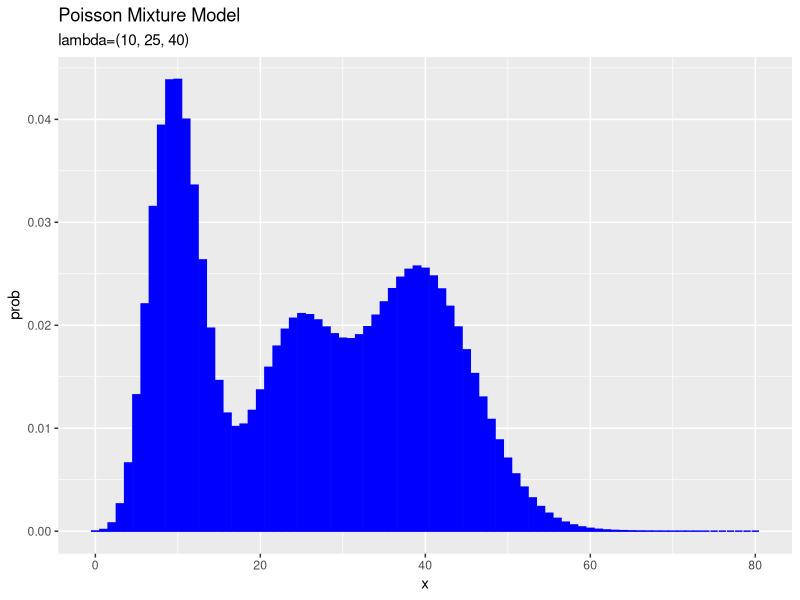
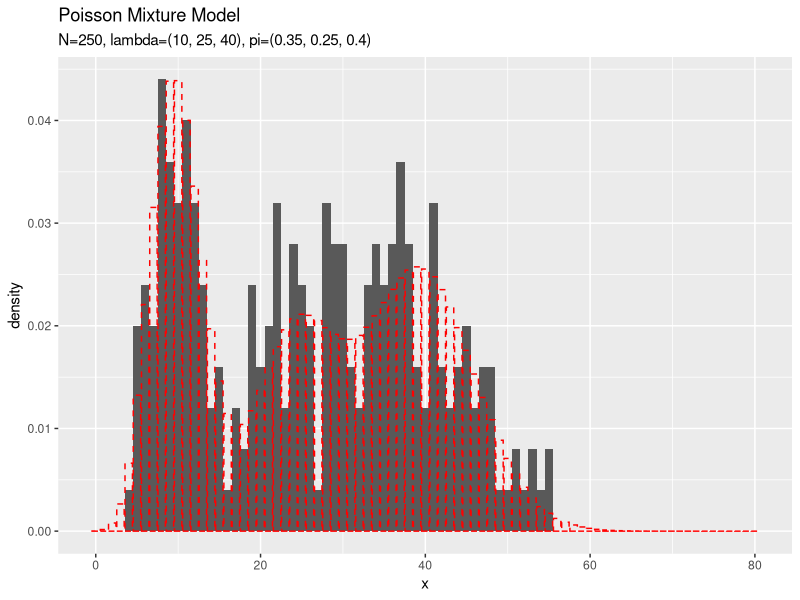
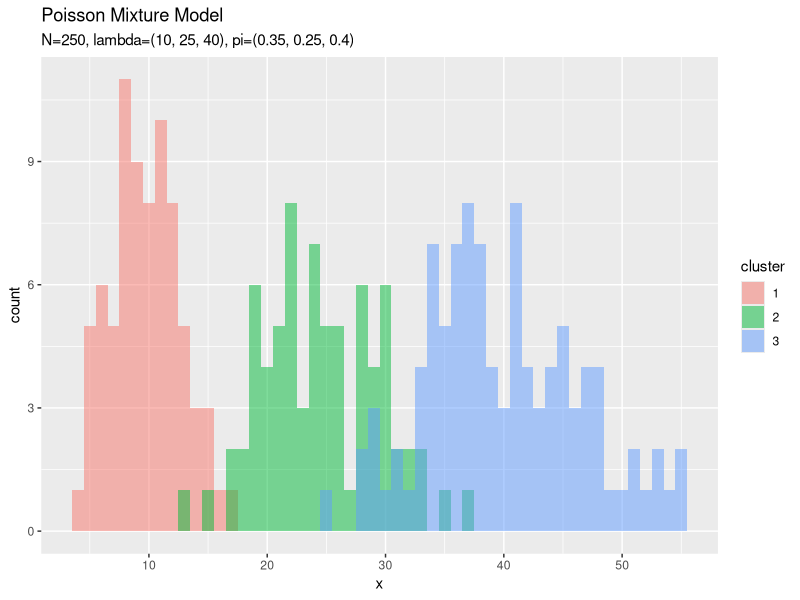
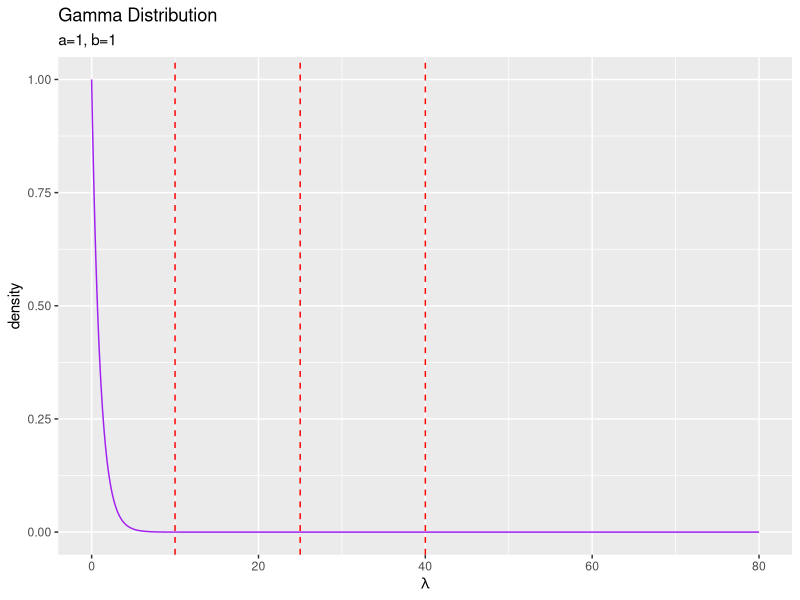
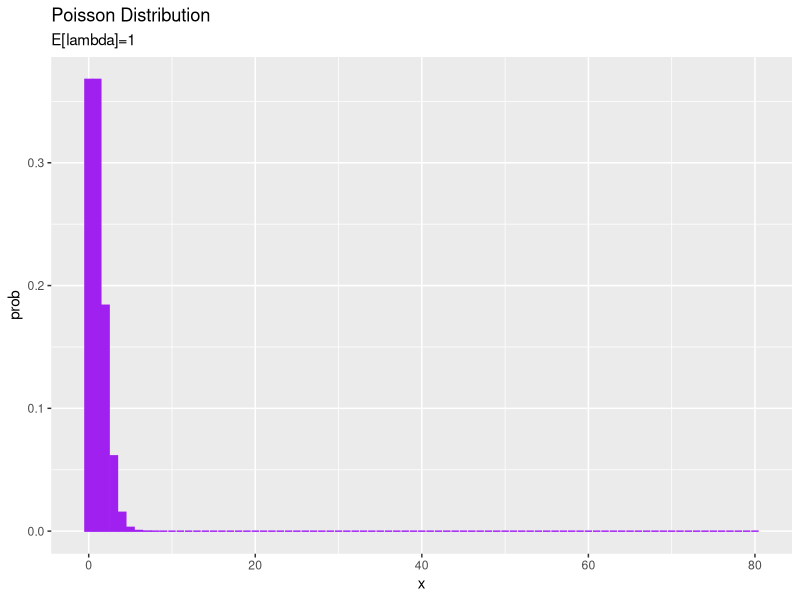
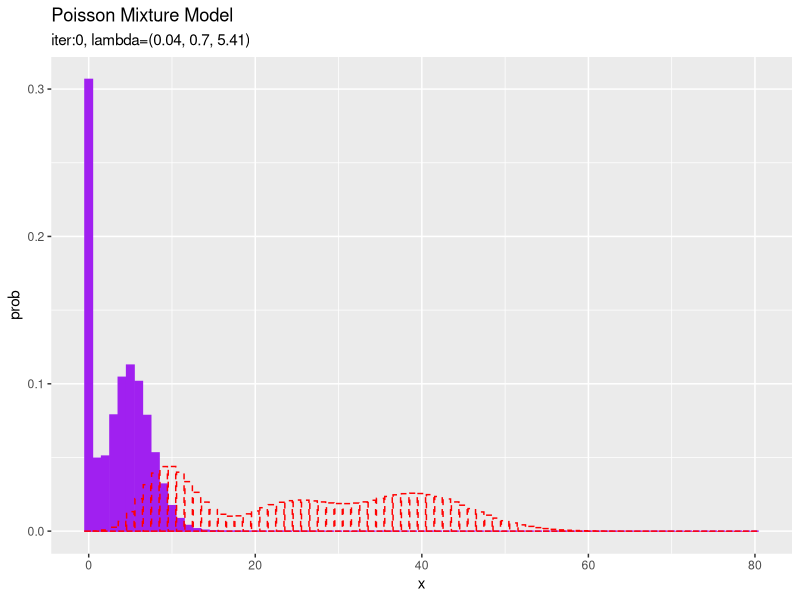
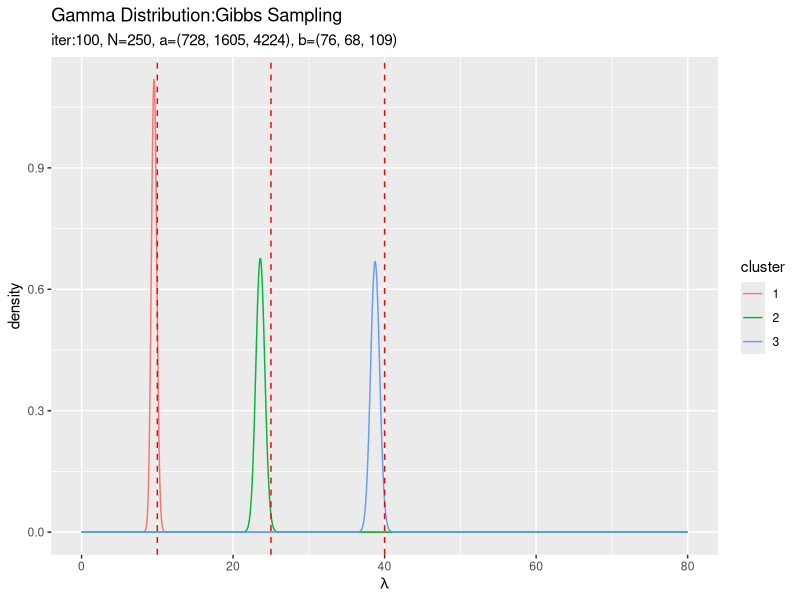
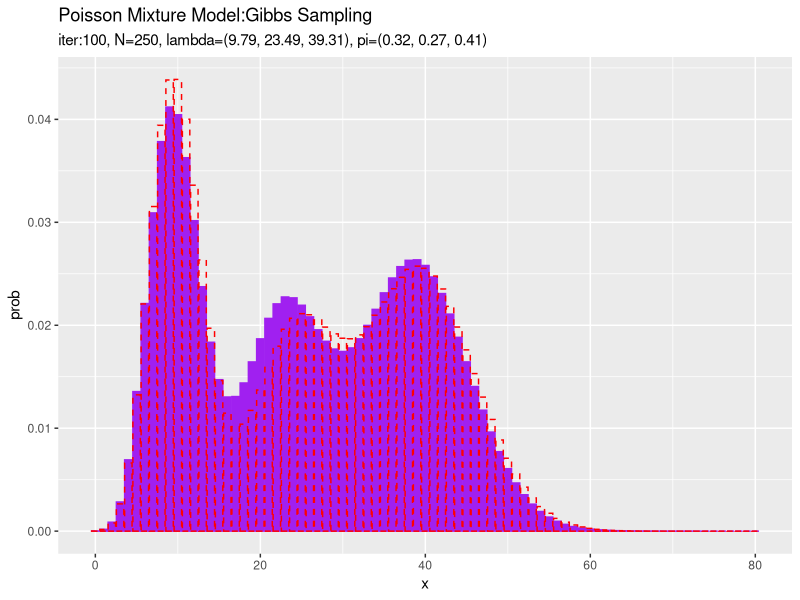

Here is the R script that generated these plots, in order:

# 4.3.2 ポアソン混合モデルにおける推論：ギブスサンプリング --------------------------------------------------

# 4.3.2項で利用するパッケージ
library(tidyverse)


### 観測モデル(ポアソン混合分布)の設定 -----

# K個の真のパラメータを指定
lambda_truth_k <- c(10, 25, 40)

# 真の混合比率を指定
pi_truth_k <- c(0.35, 0.25, 0.4)

# クラスタ数を取得
K <- length(lambda_truth_k)


# 作図用のxの点を作成
x_vec <- seq(0, 2 * max(lambda_truth_k))

# 観測モデルを計算
model_prob <- 0
for(k in 1:K) {
  # クラスタkの分布の確率を計算
  tmp_prob <- dpois(x = x_vec, lambda = lambda_truth_k[k])
  
  # K個の分布の加重平均を計算
  model_prob <- model_prob + pi_truth_k[k] * tmp_prob
}

# 観測モデルをデータフレームに格納
model_df <- tibble(
  x = x_vec, 
  prob = model_prob
)

# 観測モデルを作図
ggplot(model_df, aes(x = x, y = prob)) + 
  geom_bar(stat = "identity", position = "dodge", 
           fill = "blue", color = "blue") + # 真の分布
  labs(title = "Poisson Mixture Model", 
       subtitle = paste0("lambda=(", paste0(lambda_truth_k, collapse = ", "), ")"))


### 観測データの生成 -----

# (観測)データ数を指定
N <- 250

# クラスタを生成
s_truth_nk <- rmultinom(n =  N, size = 1, prob = pi_truth_k) %>% 
  t()

# クラスタ番号を抽出
s_truth_n <- which(t(s_truth_nk) == 1, arr.ind = TRUE) %>% 
  .[, "row"]

# (観測)データを生成
#x_n <- rpois(n = N, lambda = apply(lambda_truth_k^t(s_truth_nk), 2, prod))
x_n <- rpois(n = N, lambda = lambda_truth_k[s_truth_n])

# 観測データを確認
summary(x_n)


# 観測データをデータフレームに格納
x_df <- tibble(
  x_n = x_n, 
  cluster = as.factor(s_truth_n)
)

# 観測データのヒストグラムを作成
ggplot() + 
  geom_histogram(data = x_df, aes(x = x_n, y = ..density..), binwidth = 1) + # 観測データ
  geom_bar(data = model_df, aes(x = x, y = prob), stat = "identity", position = "dodge", 
           alpha = 0, color = "red", linetype = "dashed") + # 真の分布
  labs(title = "Poisson Mixture Model", 
       subtitle = paste0("N=", N, 
                         ", lambda=(", paste0(lambda_truth_k, collapse = ", "), ")", 
                         ", pi=(", paste0(pi_truth_k, collapse = ", "), ")"), 
       x = "x")

# クラスタのヒストグラムを作成
ggplot() + 
  geom_histogram(data = x_df, aes(x = x_n, fill = cluster), binwidth = 1, 
                 position = "identity", alpha = 0.5) + # クラスタ
  labs(title = "Poisson Mixture Model", 
       subtitle = paste0("N=", N, 
                         ", lambda=(", paste0(lambda_truth_k, collapse = ", "), ")", 
                         ", pi=(", paste0(pi_truth_k, collapse = ", "), ")"), 
       x = "x")


### 事前分布(ガンマ分布とディリクレ分布)の設定 -----

# lambdaの事前分布のパラメータを指定
a <- 1
b <- 1

# piの事前分布のパラメータを指定
alpha_k <- rep(2, K)


# 作図用のlambdaの点を作成
lambda_vec <- seq(0, 2 * max(lambda_truth_k), length.out = 1000)

# lambdaの事前分布を計算
prior_df <- tibble(
  lambda = lambda_vec, 
  density = dgamma(x = lambda, shape = a, rate = b)
)

# lambdaの事前分布を作図
ggplot(prior_df, aes(x = lambda, y = density)) + 
  geom_line(color = "purple") + # 事前分布
  geom_vline(xintercept = lambda_truth_k, color = "red", linetype = "dashed") + # 真の値
  labs(title = "Gamma Distribution", 
       subtitle = paste0("a=", b, ", b=", b), 
       x = expression(lambda))


# 事前分布の平均による分布をデータフレームに格納
E_prior_df <- tibble(
  x = x_vec, 
  prob = dpois(x = x_vec, a / b)
)

# 事前分布の平均による分布を作図
ggplot(E_prior_df, aes(x = x, y = prob)) + 
  geom_bar(stat = "identity", position = "dodge", 
           fill = "purple", color = "purple") + # 初期値による分布
  labs(title = "Poisson Distribution", 
       subtitle = paste0("E[lambda]=", round(a / b, 2)))


### 初期値の設定 -----

# lambdaを生成
lambda_k <- rgamma(n = K, shape = a, rate = b)

# piを生成
pi_k <- MCMCpack::rdirichlet(n = 1, alpha = alpha_k) %>% 
  as.vector()


# 初期値による混合分布を計算
init_prob <- 0
for(k in 1:K) {
  # クラスタkの分布の確率を計算
  tmp_prob <- dpois(x = x_vec, lambda_k[k])
  
  # K個の分布の加重平均を計算
  init_prob <- init_prob + tmp_prob * pi_k[k]
}

# 初期値による分布をデータフレームに格納
init_df <- tibble(
  x = x_vec, 
  prob = init_prob
)

# 初期値による分布を作図
ggplot(init_df, aes(x = x, y = prob)) + 
  geom_bar(stat = "identity", position = "dodge", 
           fill = "purple", color = "purple") + # 初期値による分布
  geom_bar(data = model_df, aes(x = x, y = prob), stat = "identity", position = "dodge", 
           alpha = 0, color = "red", linetype = "dashed") + # 真の分布
  labs(title = "Poisson Mixture Model", 
       subtitle = paste0("iter:", 0, 
                         ", lambda=(", paste0(round(lambda_k, 2), collapse = ", "), ")"))


### 推論処理 -----

# 試行回数を指定
MaxIter <- 100


# 変数を初期化
eta_nk <- matrix(0, nrow = N, ncol = K)
s_nk <- matrix(0, nrow = N, ncol = K)

# 推移の確認用の受け皿を作成
trace_s_in <- matrix(0, nrow = MaxIter + 1, ncol = N)
trace_a_ik <- matrix(0, nrow = MaxIter + 1, ncol = K)
trace_b_ik <- matrix(0, nrow = MaxIter + 1, ncol = K)
trace_alpha_ik <- matrix(0, nrow = MaxIter + 1, ncol = K)
trace_lambda_ik <- matrix(0, nrow = MaxIter + 1, ncol = K)
trace_pi_ik <- matrix(0, nrow = MaxIter + 1, ncol = K)

# 初期値を記録
trace_s_in[1, ] <- rep(NA, N)
trace_a_ik[1, ] <- rep(a, K)
trace_b_ik[1, ] <- rep(b, K)
trace_alpha_ik[1, ] <- alpha_k
trace_lambda_ik[1, ] <- lambda_k
trace_pi_ik[1, ] <- pi_k

# ギブスサンプリング
for(i in 1:MaxIter) {
  for(n in 1:N) {
    
    # 潜在変数の事後分布のパラメータを計算:式(4.38)
    tmp_eta_k <- exp(x_n[n] * log(lambda_k) - lambda_k + log(pi_k))
    eta_nk[n, ] <- tmp_eta_k / sum(tmp_eta_k) # 正規化
    
    # クラスタをサンプル:式(4.37)
    s_nk[n, ] <- rmultinom(n =  1, size = 1, prob = eta_nk[n, ]) %>% 
      as.vector()
  }
  
  # lambdaの事後分布のパラメータを計算:式(4.42)
  a_hat_k <- colSums(s_nk * x_n) + a
  b_hat_k <- colSums(s_nk) + b
  
  # lambdaをサンプル:式(4.41)
  lambda_k <- rgamma(n = K, shape = a_hat_k, rate = b_hat_k)
  
  # piの事後分布のパラメータを計算:式(4.45)
  alpha_hat_k <- colSums(s_nk) + alpha_k
  
  # piをサンプル:式(4.44)
  pi_k <- MCMCpack::rdirichlet(n = 1, alpha = alpha_hat_k) %>% 
    as.vector()
  
  # i回目のパラメータを記録
  trace_s_in[i + 1, ] <- which(t(s_nk) == 1, arr.ind = TRUE) %>% 
    .[, "row"]
  trace_a_ik[i + 1, ] <- a_hat_k
  trace_b_ik[i + 1, ] <- b_hat_k
  trace_alpha_ik[i + 1, ] <- alpha_hat_k
  trace_lambda_ik[i + 1, ] <- lambda_k
  trace_pi_ik[i + 1, ] <- pi_k
  
  # 動作確認
  print(paste0(i, ' (', round(i / MaxIter * 100, 1), '%)'))
}


### 推論結果の確認 -----

# lambdaの事後分布をデータフレームに格納
posterior_lambda_df <- tibble()
for(k in 1:K) {
  # クラスタkのlambdaの事後分布を計算
  tmp_posterior_df <- tibble(
    lambda = lambda_vec, 
    density = dgamma(x = lambda, shape = a_hat_k[k], rate = b_hat_k[k]), 
    cluster = as.factor(k)
  )
  
  # 結果を結合
  posterior_lambda_df <- rbind(posterior_lambda_df, tmp_posterior_df)
}

# lambdaの事後分布を作図
ggplot(posterior_lambda_df, aes(x = lambda, y = density, color = cluster)) + 
  geom_line() + # 事後分布
  geom_vline(xintercept = lambda_truth_k, color = "red", linetype = "dashed") + # 真の値
  labs(title = "Gamma Distribution:Gibbs Sampling", 
       subtitle = paste0("iter:", MaxIter, ", N=", N, 
                         ", a=(", paste0(a_hat_k, collapse = ", "), ")", 
                         ", b=(", paste0(b_hat_k, collapse = ", "), ")"), 
       x = expression(lambda))


# 最後のサンプルによる混合分布を計算
res_prob <- 0
for(k in 1:K) {
  # クラスタkの分布の確率を計算
  tmp_prob <- dpois(x = x_vec, lambda = lambda_k[k])
  
  # K個の分布の加重平均を計算
  res_prob <- res_prob + pi_k[k] * tmp_prob
}

# 最後のサンプルによる分布をデータフレームに格納
res_df <- tibble(
  x = x_vec, 
  prob = res_prob
)

# 最後のサンプルによる分布を作図
ggplot() + 
  geom_bar(data = res_df, aes(x = x, y = prob), stat = "identity", position = "dodge", 
           fill = "purple", color = "purple") + # 最後のサンプルによる分布
  geom_bar(data = model_df, aes(x = x, y = prob), stat = "identity", position = "dodge", 
           alpha = 0, color = "red", linetype = "dashed") + # 真の分布
  labs(title = "Poisson Mixture Model:Gibbs Sampling", 
       subtitle = paste0("iter:", MaxIter, ", N=", N, 
                         ", lambda=(", paste0(round(lambda_k, 2), collapse = ", "), ")", 
                         ", pi=(", paste0(round(pi_k, 2), collapse = ", "), ")"))


# 最後のクラスタをデータフレームに格納
s_df <- tibble(
  x_n = x_n, 
  cluster = which(t(s_nk) == 1, arr.ind = TRUE) %>% 
    .[, "row"] %>% 
    as.factor()
)

# 最後のクラスタのヒストグラムを作成
ggplot() + 
  geom_histogram(data = s_df, aes(x = x_n, fill = cluster), binwidth = 1, position = "identity", 
                 alpha = 0.5) + # 最後のクラスタ
  geom_histogram(data = x_df, aes(x = x_n, color = cluster), binwidth = 1, position = "identity",
                 alpha = 0, linetype = "dashed") + # 真のクラスタ
  labs(title = "Poisson Mixture Model:Gibbs Sampling", 
       subtitle = paste0("iter:", MaxIter, ", N=", N, 
                         ", lambda=(", paste0(round(lambda_k, 2), collapse = ", "), ")", 
                         ", pi=(", paste0(round(pi_k, 2), collapse = ", "), ")"), 
       x = "x")


### 超パラメータの推移の確認 -----

# aの推移をデータフレームに格納
trace_a_df <- dplyr::as_tibble(trace_a_ik) %>% # データフレームに変換
  cbind(iteration = 0:MaxIter) %>% # 試行回数の列を追加
  tidyr::pivot_longer(
    cols = -iteration, # 変換しない列
    names_to = "cluster", # 現列名を格納する列名
    names_prefix = "V", # 現列名の頭から取り除く文字列
    names_ptypes = list(cluster = factor()), # 現列名を値とする際の型
    values_to = "value" # 現セルを格納する列名
  ) # 縦持ちに変換

# aの推移を作図
ggplot(trace_a_df, aes(x = iteration, y = value, color = cluster)) + 
  geom_line() + 
  labs(title = "Gibbs Sampling", 
       subtitle = expression(hat(bold(a))))


# bの推移をデータフレームに格納
trace_a_df <- dplyr::as_tibble(trace_b_ik) %>% # データフレームに変換
  cbind(iteration = 0:MaxIter) %>% # 試行回数の列を追加
  tidyr::pivot_longer(
    cols = -iteration, # 変換しない列
    names_to = "cluster", # 現列名を格納する列名
    names_prefix = "V", # 現列名の頭から取り除く文字列
    names_ptypes = list(cluster = factor()), # 現列名を値とする際の型
    values_to = "value" # 現セルを格納する列名
  ) # 縦持ちに変換

# bの推移を作図
ggplot(trace_a_df, aes(x = iteration, y = value, color = cluster)) + 
  geom_line() + 
  labs(title = "Gibbs Sampling", 
       subtitle = expression(hat(bold(b))))


# alphaの推移を作図
trace_alpha_df <- dplyr::as_tibble(trace_alpha_ik) %>% # データフレームに変換
  cbind(iteration = 0:MaxIter) %>% # 試行回数の列を追加
  tidyr::pivot_longer(
    cols = -iteration, # 変換しない列
    names_to = "cluster", # 現列名を格納する列名
    names_prefix = "V", # 現列名の頭から取り除く文字列
    names_ptypes = list(cluster = factor()), # 現列名を値とする際の型
    values_to = "value" # 現セルを格納する列名
  ) # 縦持ちに変換

# alphaの推移を作図
ggplot(trace_alpha_df, aes(x = iteration, y = value, color = cluster)) + 
  geom_line() + 
  labs(title = "Gibbs Sampling", 
       subtitle = expression(hat(alpha)))


### パラメータの推移の確認 -----

# lambdaの推移をデータフレームに格納
trace_lambda_df <- dplyr::as_tibble(trace_lambda_ik) %>% # データフレームに変換
  cbind(iteration = 0:MaxIter) %>% # 試行回数の列を追加
  tidyr::pivot_longer(
    cols = -iteration, # 変換しない列
    names_to = "cluster", # 現列名を格納する列名
    names_prefix = "V", # 現列名の頭から取り除く文字列
    names_ptypes = list(cluster = factor()), # 現列名を値とする際の型
    values_to = "value" # 現セルを格納する列名
  ) # 縦持ちに変換

# lambdaの推移を作図
ggplot(trace_lambda_df, aes(x = iteration, y = value, color = cluster)) + 
  geom_line() + # 推定値
  geom_hline(yintercept = lambda_truth_k, color = "red", linetype = "dashed") + # 真の値
  labs(title = "Gibbs Sampling", 
       subtitle = expression(hat(lambda)))


# piの推移をデータフレームに格納
trace_pi_df <- dplyr::as_tibble(trace_pi_ik) %>% # データフレームに変換
  cbind(iteration = 0:MaxIter) %>% # 試行回数の列を追加
  tidyr::pivot_longer(
    cols = -iteration, # 変換しない列
    names_to = "cluster", # 現列名を格納する列名
    names_prefix = "V", # 現列名の頭から取り除く文字列
    names_ptypes = list(cluster = factor()), # 現列名を値とする際の型
    values_to = "value" # 現セルを格納する列名
  ) # 縦持ちに変換

# piの推移を作図
ggplot(trace_pi_df, aes(x = iteration, y = value, color = cluster)) + 
  geom_line() + # 推定値
  geom_hline(yintercept = pi_truth_k, color = "red", linetype = "dashed") + # 真の値
  labs(title = "Gibbs Sampling", 
       subtitle = expression(hat(pi)))


# ・アニメーションによる確認 ------------------------------------------------------------

# 追加パッケージ
library(gganimate)


### 事後分布の推移の確認 -----

# 作図用のlambdaの点を作成
lambda_vec <- seq(0, 2 * max(lambda_truth_k), length.out = 1000)

# lambdaの事後分布をデータフレームに格納
trace_posterior_lambda_df <- tibble()
for(i in 1:(MaxIter + 1)) {
  for(k in 1:K) {
    # クラスタkの事後分布を計算
    tmp_posterior_df <- tibble(
      lambda = lambda_vec, 
      density = dgamma(x = lambda, shape = trace_a_ik[i, k], rate = trace_b_ik[i, k]), 
      cluster = as.factor(k), 
      label = paste0(
        "iter:", i - 1, ", N=", N, 
        ", a=(", paste0(trace_a_ik[i, ], collapse = ", "), ")", 
        ", b=(", paste0(trace_b_ik[i, ], collapse = ", "), ")"
      ) %>% 
        as.factor()
    )
    
    # 結果を結合
    trace_posterior_lambda_df <- rbind(trace_posterior_lambda_df, tmp_posterior_df)
  }
  
  # 動作確認
  print(paste0((i - 1), ' (', round((i - 1) / MaxIter * 100, 1), '%)'))
}

# lambdaの事後分布を作図
trace_graph <- ggplot() + 
  geom_line(data = trace_posterior_lambda_df, aes(x = lambda, y = density, color = cluster)) + # lambdaの事後分布
  geom_vline(xintercept = lambda_truth_k, color = "red", linetype = "dashed") + # 真の値
  gganimate::transition_manual(label) + # フレーム
  labs(title = "Gamma Distribution:Gibbs Sampling", 
       subtitle = "{current_frame}", 
       x = expression(lambda))

# gif画像を作成
gganimate::animate(trace_graph, nframes = MaxIter + 1, fps = 10)


### サンプルの推移の確認 -----

# 作図用のデータフレームを作成
trace_model_df <- tibble()
trace_cluster_df <- tibble()
for(i in 1:(MaxIter + 1)) {
  # i回目の混合分布を計算
  res_prob <- 0
  for(k in 1:K) {
    # クラスタkの分布の確率を計算
    tmp_prob <- dpois(x = x_vec, trace_lambda_ik[i, k])
    
    # K個の分布の加重平均を計算
    res_prob <- res_prob + tmp_prob * trace_pi_ik[i, k]
  }
  
  # i回目のサンプルによる分布をデータフレームに格納
  res_df <- tibble(
    x = x_vec, 
    prob = res_prob, 
    label = paste0(
      "iter:", i - 1, ", N=", N, 
      ", lambda=(", paste0(round(trace_lambda_ik[i, ], 2), collapse = ", "), ")", 
      ", pi=(", paste0(round(trace_lambda_ik[i, ], 2), collapse = ", "), ")"
    ) %>% 
      as.factor()
  )
  
  # i回目のクラスタをデータフレームに格納
  s_df <- tibble(
    x_n = x_n, 
    cluster = as.factor(trace_s_in[i, ]), 
    label = paste0(
      "iter=", i - 1, ", N=", N, 
      ", lambda=(", paste0(round(trace_lambda_ik[i, ], 2), collapse = ", "), ")", 
      ", pi=(", paste0(round(trace_lambda_ik[i, ], 2), collapse = ", "), ")"
    ) %>% 
      as.factor()
  )
  
  # i回目の結果を結合
  trace_model_df <- rbind(trace_model_df, res_df)
  trace_cluster_df <- rbind(trace_cluster_df, s_df)
  
  # 動作確認
  print(paste0((i - 1), ' (', round((i - 1) / MaxIter * 100, 1), '%)'))
}

# アニメーション用に複製
rep_model_df <- tibble(
  x = rep(model_df[["x"]], times = MaxIter + 1), 
  prob = rep(model_df[["prob"]], times = MaxIter + 1), 
  label = trace_model_df[["label"]]
)

# 分布の推移を作図
trace_graph <- ggplot() + 
  geom_bar(data = trace_model_df, aes(x = x, y = prob), stat = "identity", 
           fill = "purple") + # 推定した分布
  geom_bar(data = rep_model_df, aes(x = x, y = prob), stat = "identity", 
           alpha = 0, color = "red", linetype = "dashed") + # 真の分布
  gganimate::transition_manual(label) + # フレーム
  labs(title = "Poisson Mixture Model:Gibbs Sampling", 
       subtitle = "{current_frame}")

# gif画像を作成
gganimate::animate(trace_graph, nframes = MaxIter + 1, fps = 10)


# アニメーション用に複製
rep_x_df <- tibble(
  x_n = rep(x_n, times = MaxIter + 1), 
  cluster = rep(as.factor(s_truth_n), times = MaxIter + 1), 
  label = trace_cluster_df[["label"]]
)

# クラスタの推移を作図
trace_graph <- ggplot() + 
  geom_histogram(data = trace_cluster_df, aes(x = x_n, fill = cluster), 
                 binwidth = 1, position = "identity",
                 alpha = 0.5) + # 推定したクラスタ
  geom_histogram(data = rep_x_df, aes(x = x_n, color = cluster), 
                 binwidth = 1, position = "identity",
                 alpha = 0, linetype = "dashed") + # 真のクラスタ
  gganimate::transition_manual(label) + # フレーム
  labs(title = "Poisson Mixture Model:Gibbs Sampling", 
       subtitle = "{current_frame}", 
       x = "x")

# gif画像を作成
gganimate::animate(trace_graph, nframes = MaxIter + 1, fps = 10)
